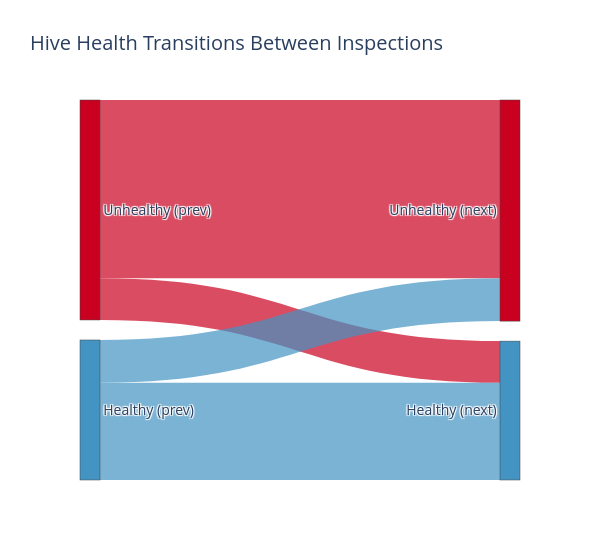

The notebook cell this image was saved under:
### Code cell
# Define nodes and links
labels = ['Unhealthy (prev)', 'Healthy (prev)', 'Unhealthy (next)', 'Healthy (next)']

# Map from your transition table to indices in `labels`
label_to_index = {
    (0, 0): (0, 2),
    (0, 1): (0, 3),
    (1, 0): (1, 2),
    (1, 1): (1, 3)
}

sources = []
targets = []
values = []

for _, row in transition_counts.iterrows():
    src, tgt = label_to_index[(int(row['Healthy']), int(row['Next_Healthy']))]
    sources.append(src)
    targets.append(tgt)
    values.append(row['Count'])

# Build Sankey figure
fig = go.Figure(data=[go.Sankey(
    node=dict(
        pad=20,
        thickness=20,
        label=labels,
        color=['rgba(202,0,32,1)', 'rgba(67,147,195,1)','rgba(202,0,32,1)', 'rgba(67,147,195,1)']  # red=unhealthy, blue=healthy
    ),
    link=dict(
        source=sources,
        target=targets,
        value=values,
        color=['rgba(202,0,32,0.7)' if s in [0,2] else 'rgba(67,147,195,0.7)' for s in sources]
    )
)])

fig.update_layout(title_text="Hive Health Transitions Between Inspections", font_size=14, width=600)
fig.show()

### Figure 1 — Plotly figure (JSON) as saved in the notebook; plotly's stock layout.template omitted (floating-point values rounded to 4 significant figures)
{"data": [{"link": {"color": ["rgba(202,0,32,0.7)", "rgba(202,0,32,0.7)", "rgba(67,147,195,0.7)", "rgba(67,147,195,0.7)"], "source": [0, 0, 1, 1], "target": [2, 3, 2, 3], "value": [941, 220, 226, 513]}, "node": {"color": ["rgba(202,0,32,1)", "rgba(67,147,195,1)", "rgba(202,0,32,1)", "rgba(67,147,195,1)"], "label": ["Unhealthy (prev)", "Healthy (prev)", "Unhealthy (next)", "Healthy (next)"], "pad": 20, "thickness": 20}, "type": "sankey"}], "layout": {"font": {"size": 14}, "title": {"text": "Hive Health Transitions Between Inspections"}, "width": 600}}
